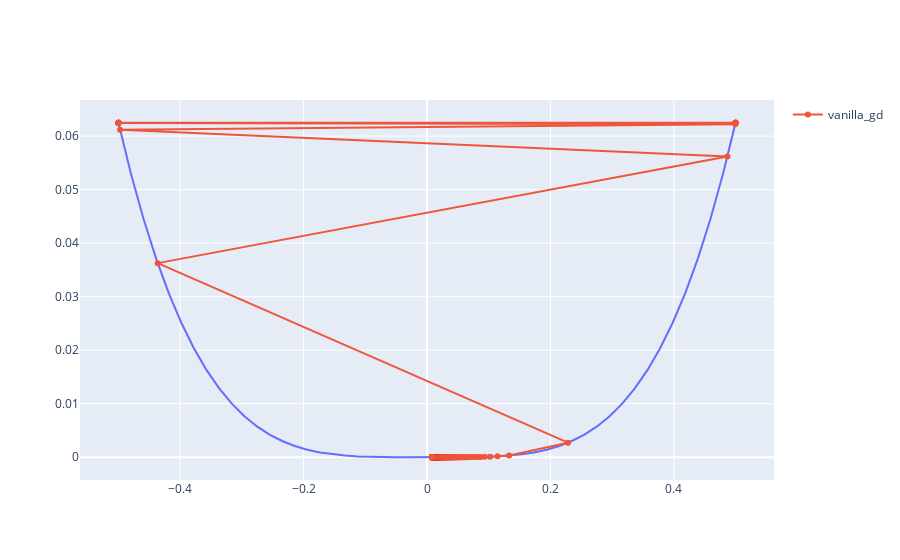

Source (notebook cell):
### Code cell
def plot_vanilla_gd(x, y, lr, deriv):
    # plot results

    x_buf = vanilla_gd(x, y, lr, deriv)

    vanilla_gd_fig = go.Figure()
    vanilla_gd_fig.add_trace(initial_fig.data[0])
    vanilla_gd_fig.add_trace(go.Scatter(x=x_buf, y=x_four(x_buf), mode="lines+markers", name="vanilla_gd"))
    return vanilla_gd_fig


plot_vanilla_gd(x, y, lr, deriv)

### Figure 1 — Plotly figure (JSON) as saved in the notebook; plotly's stock layout.template omitted (floating-point values rounded to 4 significant figures; data arrays with more than 128 entries replaced by an {"elided": "..."} marker saying what was removed)
{"data": [{"hovertemplate": "x=%{x}<br>y=%{y}<extra></extra>", "legendgroup": "", "line": {"color": "#636efa", "dash": "solid"}, "marker": {"symbol": "circle"}, "mode": "lines", "name": "", "orientation": "v", "showlegend": false, "type": "scatter", "x": [-0.5, -0.4796, -0.4592, -0.4388, -0.4184, -0.398, -0.3776, -0.3571, -0.3367, -0.3163, -0.2959, -0.2755, -0.2551, -0.2347, -0.2143, -0.1939, -0.1735, -0.1531, -0.1327, -0.1122, -0.09184, -0.07143, -0.05102, -0.03061, -0.0102, 0.0102, 0.03061, 0.05102, 0.07143, 0.09184, 0.1122, 0.1327, 0.1531, 0.1735, 0.1939, 0.2143, 0.2347, 0.2551, 0.2755, 0.2959, 0.3163, 0.3367, 0.3571, 0.3776, 0.398, 0.4184, 0.4388, 0.4592, 0.4796, 0.5], "xaxis": "x", "y": [0.0625, 0.0529, 0.04446, 0.03707, 0.03064, 0.02508, 0.02032, 0.01627, 0.01286, 0.01001, 0.007668, 0.005762, 0.004235, 0.003034, 0.002108, 0.001413, 0.0009055, 0.0005489, 0.0003096, 0.0001587, 7.113e-05, 2.603e-05, 6.776e-06, 8.782e-07, 1.084e-08, 1.084e-08, 8.782e-07, 6.776e-06, 2.603e-05, 7.113e-05, 0.0001587, 0.0003096, 0.0005489, 0.0009055, 0.001413, 0.002108, 0.003034, 0.004235, 0.005762, 0.007668, 0.01001, 0.01286, 0.01627, 0.02032, 0.02508, 0.03064, 0.03707, 0.04446, 0.0529, 0.0625], "yaxis": "y"}, {"mode": "lines+markers", "name": "vanilla_gd", "type": "scatter", "x": {"elided": "1000 float values"}, "y": {"elided": "1000 float values"}}], "layout": {}}
